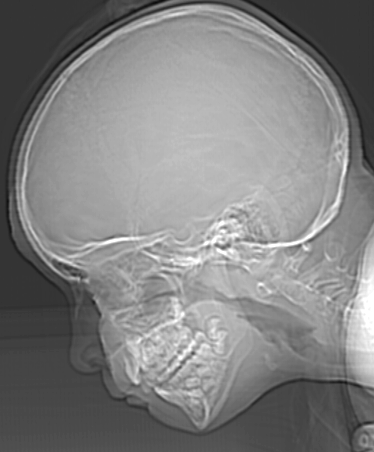
#> input picture Lab01 - Sampling and Quantization/ctskull-256.tif, 374 x 452 px
$ jupyter execute --allow-errors lab01.ipynb
#> lines starting #> are read from the running program, lines starting #| are printed output that depends on the picture; after the words box and inside, x2 and y2 are one past the last pixel; in counts of white or black regions, pixels touching at a corner belong together
**Processamento Digital de Imagens**

Prática de Amostragem e Quantização

Instruções:
Utilize python e a biblioteca OpenCV para abertura das imagens.

1)	Utilizando imagem relogio.tif e faça uma reamostragem de seus pixels para 300, 150 e 72 dpi. Sabe-se que a imagem original possui 1250 dpi. Fazer os cálculos por meio do seu algortimo. Não usar o opencv para a conversão

[cell 1]
import cv2
import matplotlib.pyplot as plt
import numpy as np

dpi1250 = 1250
dpi300 = 300
dpi150 = 150
dpi72 = 72

img = cv2.imread("relogio.tif", cv2.IMREAD_GRAYSCALE)


def mediaMatriz(matriz, linhaInicial, linhaFinal, colunaInicial, colunaFinal):

    total = 0
    cont = 0
    for i in range(linhaInicial,linhaFinal):
        for j in range(colunaInicial,colunaFinal):
            total = total + matriz[i][j]
            cont = cont + 1

    return total/cont

def reduzirMatriz(matriz, dpiInicial, dpiFinal):
    linhasInicial = matriz.shape[0]
    colunasInicial = matriz.shape[1]

    razao = dpiInicial/dpiFinal
    linhasFinal = int(linhasInicial/razao)
    colunasFinal = int(colunasInicial/razao)
    erro = 0
    passo = int(razao)

    matrizFinal = np.zeros((linhasFinal,colunasFinal))

    for i in range(linhasFinal):

        for j in range(colunasFinal):

            if (j*passo+passo<colunasInicial and i*passo+passo<linhasInicial):
                matrizFinal[i][j] = mediaMatriz(matriz, i*passo, i*passo+passo, j*passo, j*passo+passo)
                erro = razao - passo
                passo = int(razao+erro)


    return matrizFinal


# Alterar o terceiro argumento da função para alterar o dpi final (aceita números)

#> (the rest of this cell did not finish here and is left out)

2)	Utilizando a imagem ctskull-256.tif, refaça a quantização de seus pixels utilizando de 7 a 1 bit(s) por pixel.  Fazer os cálculos por meio do seu algortimo. Não usar o opencv para a conversão

[cell 2]
import cv2
import matplotlib.pyplot as plt
from math import ceil

img = cv2.imread("ctskull-256.tif", cv2.IMREAD_GRAYSCALE)
#> img is the input picture: shape (452, 374); min 12, max 255, mean 129.4

def reduzAmplitude(imagem, bits):

    intervalo = 512/(2**bits)
    linhas, colunas = imagem.shape
    novaimagem = np.zeros(imagem.shape)

    for i in range(linhas):
        for j in range(colunas):

            if imagem[i][j]%intervalo >= intervalo/2:
                novaimagem[i][j] = ceil(imagem[i][j]/intervalo)*intervalo
            else:
                novaimagem[i][j] = int(imagem[i][j]/intervalo)*intervalo

    return novaimagem


figura = plt.figure(figsize = (20,10))
for i in range(8,0,-1):
    figura.add_subplot(2,4,9-i)
    imagem = reduzAmplitude(img,i)
    plt.imshow(imagem, cmap='gray', vmin=0, vmax=255)
    plt.title(f'Resolução : {i} bits\nQuantidade de intensidades : {len(np.unique(imagem))}')
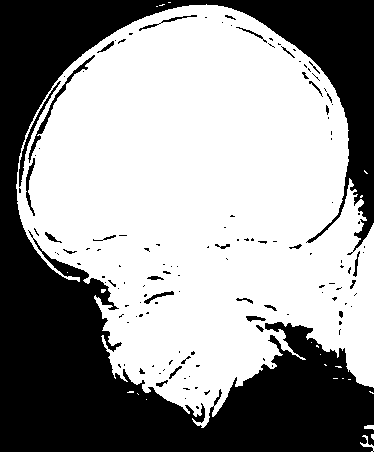
#> imagem: shape (452, 374) float64; values 0 (black) and 256 (white), 59.7% white; 134 black regions (103 under 20 px), largest, box (x1, y1, x2, y2) and area: (0, 0, 374, 452) 65430, (28, 55, 95, 163) 449, (19, 81, 61, 187) 349


# bits = 5
# img_bits_or = np.floor((img_ct/(2*(8-bits))))
# img_bits = img_bits_or/((2*(bits)-1))*255
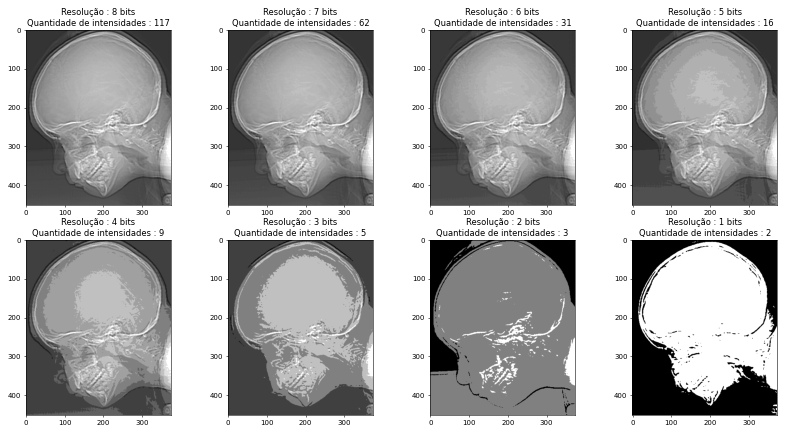
#> figure drawn by matplotlib, 8 panels
